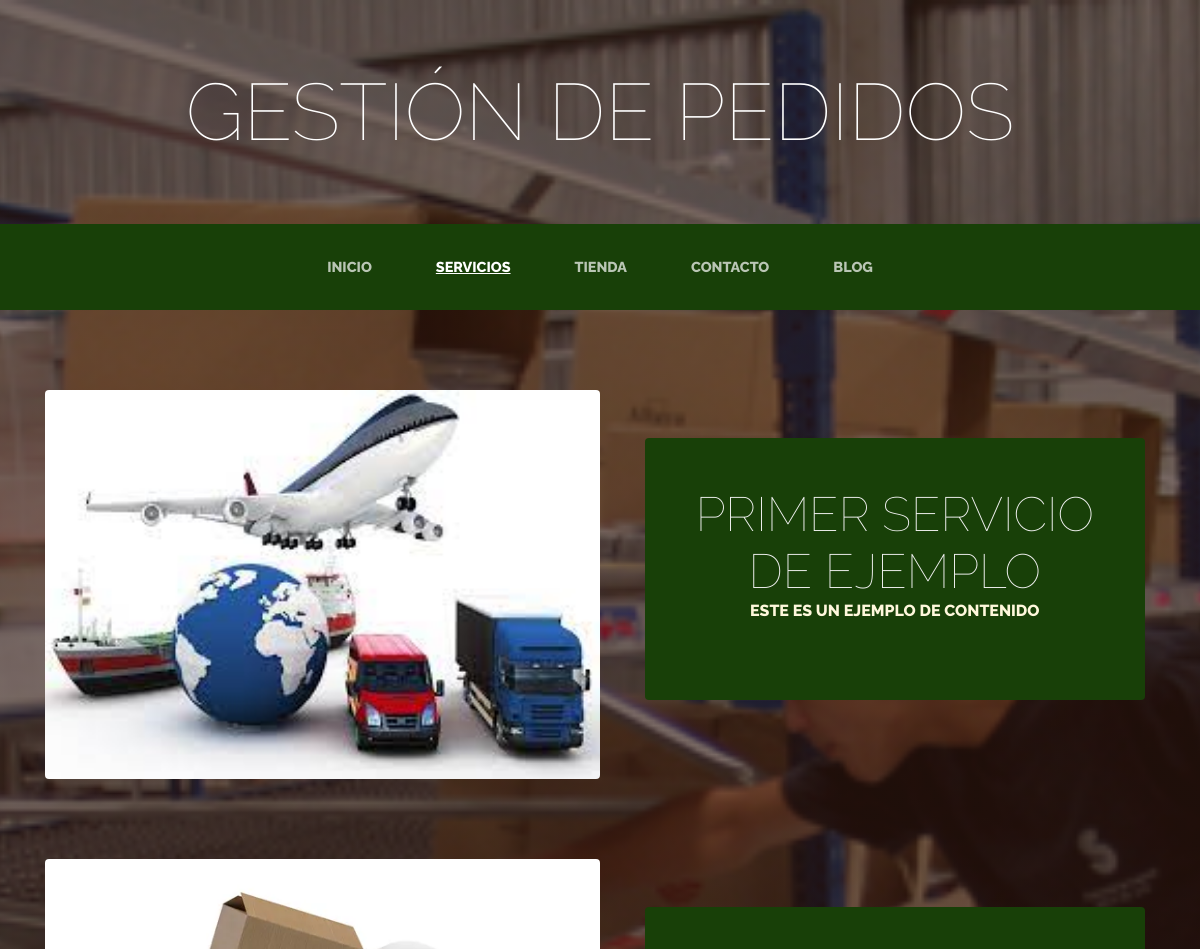
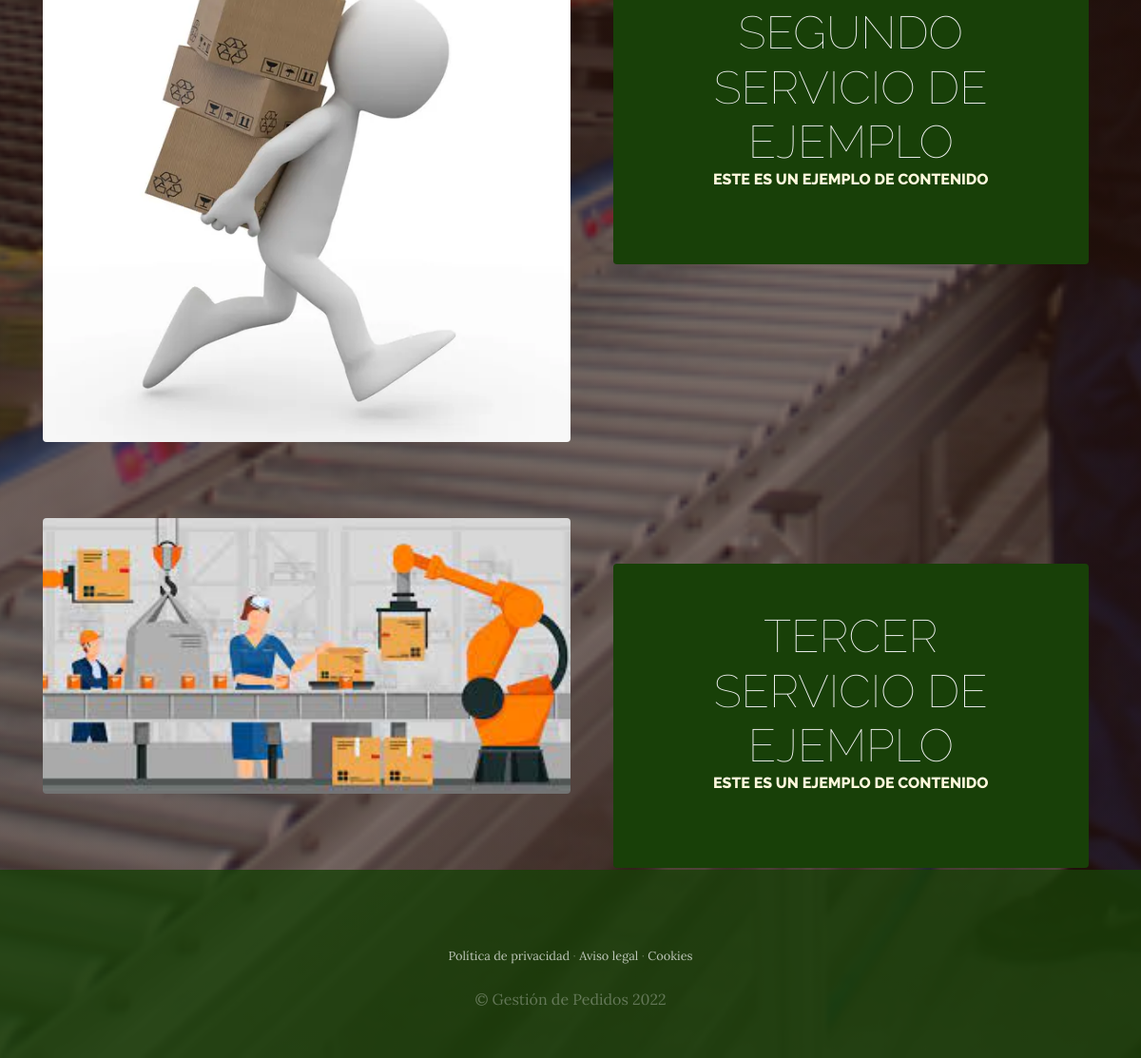
The app's page /servicios/ with its own data (2 pictures, top to bottom).
### servicios/models.py (models this page shows, shortened)
class Servicio(models.Model):
    titulo = models.CharField( max_length = 50)
    contenido = models.CharField( max_length = 50)
    imagen = models.ImageField(upload_to = 'servicios')
    created  = models.DateTimeField( auto_now_add =  True )
    updated  = models.DateTimeField( auto_now_add =  True )
    class Meta:
        verbose_name = 'servicio' # Nombre de la tabla
        verbose_name_plural = 'servicios' # Nombre de los campos

### servicios/views.py (the view)
# urls.py: path('servicios/', include('servicios.urls')),
def servicios(request):
    servicios = Servicio.objects.all()
    return render(request, "servicios/servicios.html",{"servicios":servicios})

### carro/context_processor.py (called while the page is built)
def importe_total_carro(request):
    total = 0
    if request.user.is_authenticated:
        for key,value in request.session["carro"].items():
            total =total + (float(value["precio"])*value["cantidad"])
    return {"importe_total_carro":total}

### servicios/templates/servicios/servicios.html
{% extends "ProyectoWebapp/base.html" %}
{% load static %}
{%  block content %}
    {% for servicio in servicios %}
     <section class="page-section clearfix">
        <div class="container">
          <div class="intro">
            <img class="intro-img img-fluid mb-3 mb-lg-0 rounded" src="{{servicio.imagen.url}}" alt="" style="width: 50%">
            <div class="intro-text left-0 text-center bg-faded p-5 rounded">
              <h2 class="section-heading mb-4" >
                <span class="section-heading-lower" style="color: #f1f1f1">{{servicio.titulo}}</span>
                <span class="section-heading-upper">{{servicio.contenido}}</span>
              </h2>
            </div>
          </div>
        </div>
      </section>
    {% endfor %}
{%  endblock  %}

### ProyectoWebapp/static/ProyectoWebapp/css/gestion.css (style rules this page uses)
body { font-family: 'Lora'; background: linear-gradient(rgba(47, 23, 15, 0.65), rgba(47, 23, 15, 0.65)), url("../img/bg_main.jpg"); background-attachment: fixed; background-position: center; background-size: cover; }
h1, h2, h3, h4, h5, h6 { font-family: 'Raleway'; }
.page-section { margin-top: 5rem; margin-bottom: 5rem; }
.section-heading { text-transform: uppercase; }
.section-heading .section-heading-upper { display: block; font-size: 1rem; font-weight: 800; padding-bottom:.5rem; }
.section-heading .section-heading-lower { display: block; font-size: 3rem; font-weight: 100; }
.bg-faded { background-color: rgba(255, 255, 255, 0.85); }
.intro { position: relative; }
@media (min-width: 992px) { .intro .intro-img { width: 75%; float: left; } }
@media (min-width: 992px) { .intro .intro-text { left: 600; width: 60%; margin-top: 3rem; background-color: rgba(24, 64, 8); color: cornsilk; position: absolute; } }
@media (min-width: 1200px) { .intro .intro-text { width: 45%; } }

### records on screen
Servicio: imagen (picture), titulo "PRIMER SERVICIO DE EJEMPLO", contenido "ESTE ES UN EJEMPLO DE CONTENIDO"
Servicio: imagen (picture), titulo "SEGUNDO SERVICIO DE EJEMPLO", contenido "ESTE ES UN EJEMPLO DE CONTENIDO"
Servicio: imagen (picture), titulo "TERCER SERVICIO DE EJEMPLO", contenido "ESTE ES UN EJEMPLO DE CONTENIDO"
